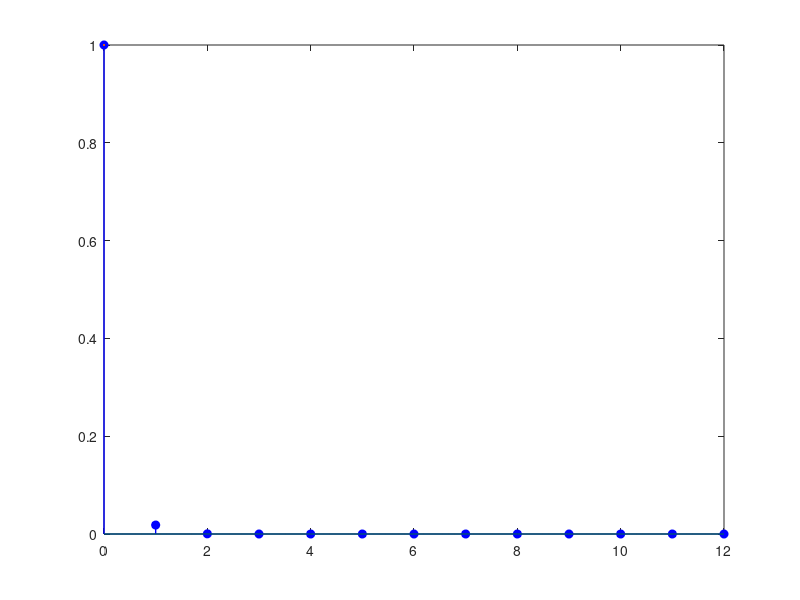

Here is the MATLAB script that generated this plot: (Note: this script raises an error after producing the figure.)
fig=figure('Name','Autor Nicolas David Pastran','NumberTitle','off','Color','white','position',[250 200 850 400]);    
cla('reset');
n = 0:1:12;
f = 1*exp(-4*n);
stem(n,f,'filled','b','LineWidth',1);hold on;
t = linspace(0,12);
x=0*t;
T=0;
Y=1;
p=plot(t,x,T,Y);
p(1).LineWidth = 1.5;
p(2).LineWidth = 1.8;
p(1).Color = 'red';
p(2).Color = 'black';
p(1).LineStyle='--';
p(2).Marker='o';
p(2).MarkerSize=10;

title('f(n) = e^{-4n}','Fontsize',16,'FontName','FixedWidth');
xlabel('t');
ylabel('x(t)');
legend('f (n) = e^{-4n}','Asintota en 0','Maximo','Location','northeastoutside');
legend('boxoff');
ax = gca;
ax.Legend.TextColor = 'blue';
ax.XAxis.Color = 'black';
ax.YAxis.Color = 'black';
ax.XScale = 'linear';
ax.XLim = [-0.5 12];
ax.YLim= [-0.1,1.2];
ax.YTick =0:0.2:1; 

ax.XGrid = 'on';
ax.YGrid = 'on';
ax.GridLineStyle = '--';
ax.GridColor = [0 0 0];

ax.Layer = 'top';

print(fig,'exp4n','-dpng');